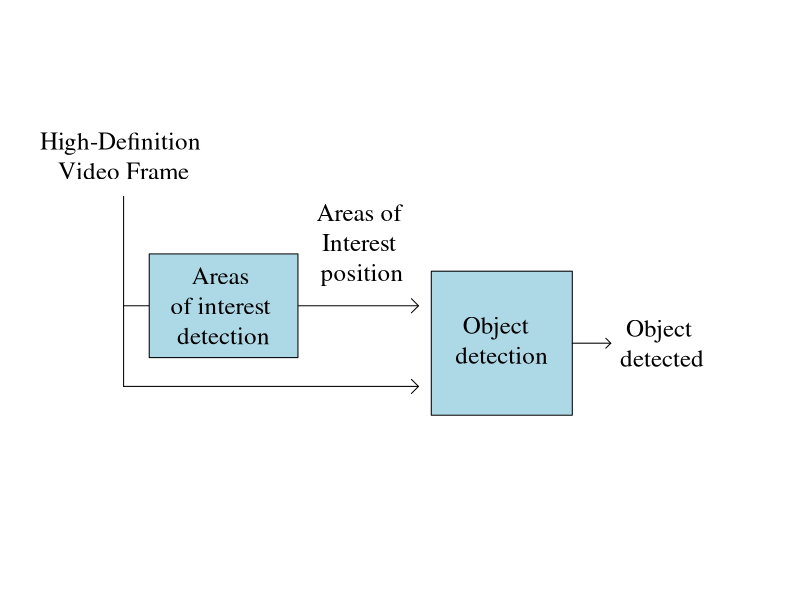
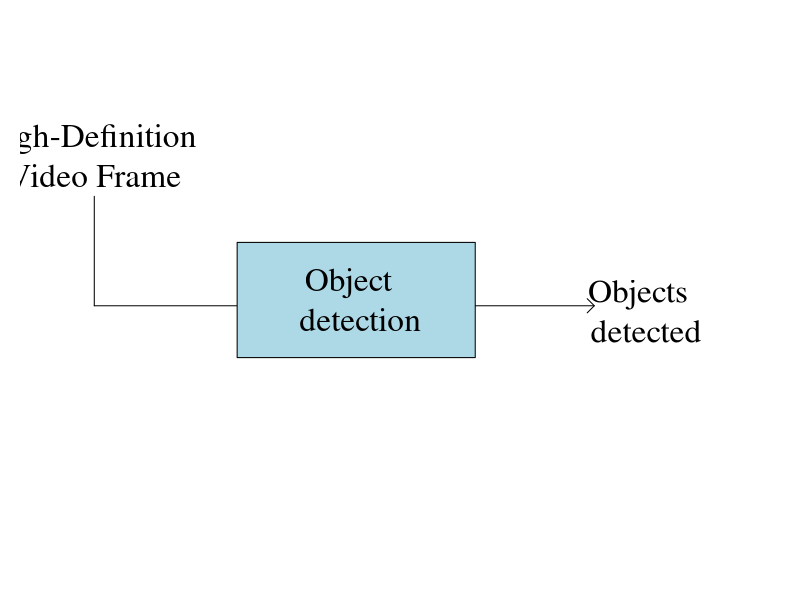
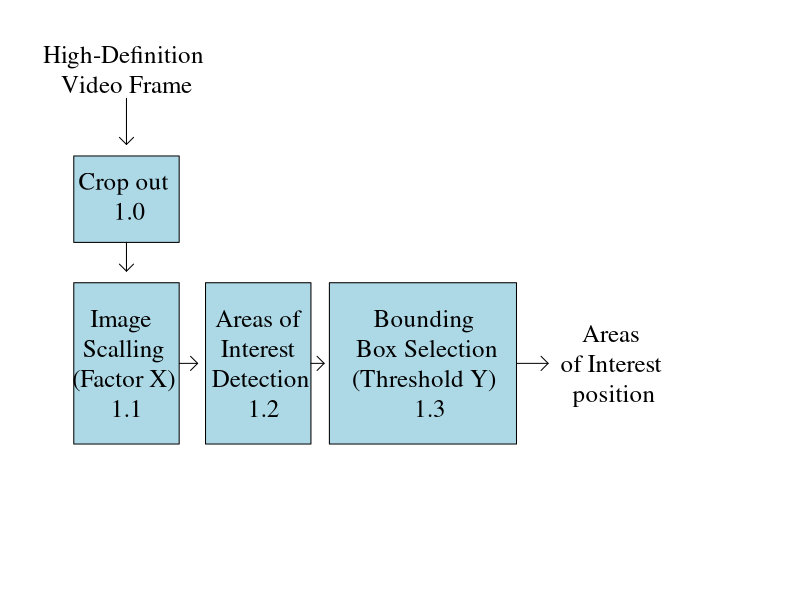
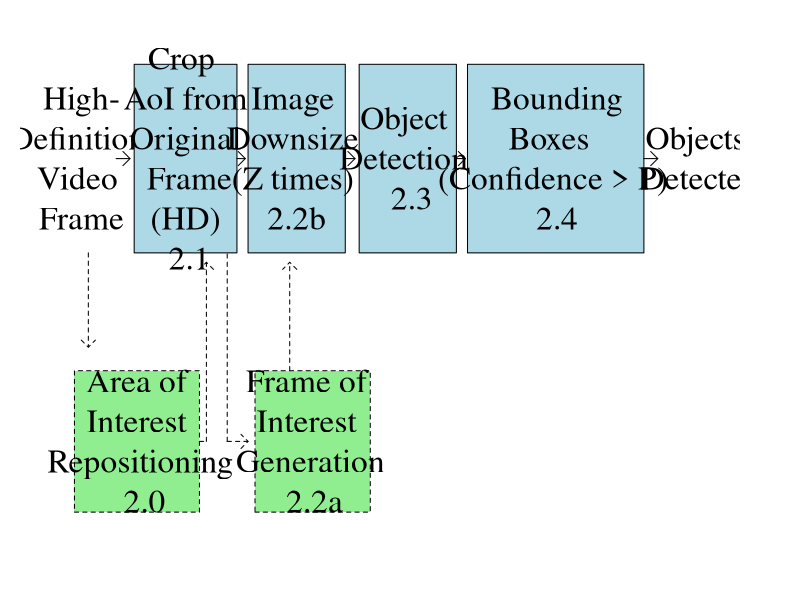
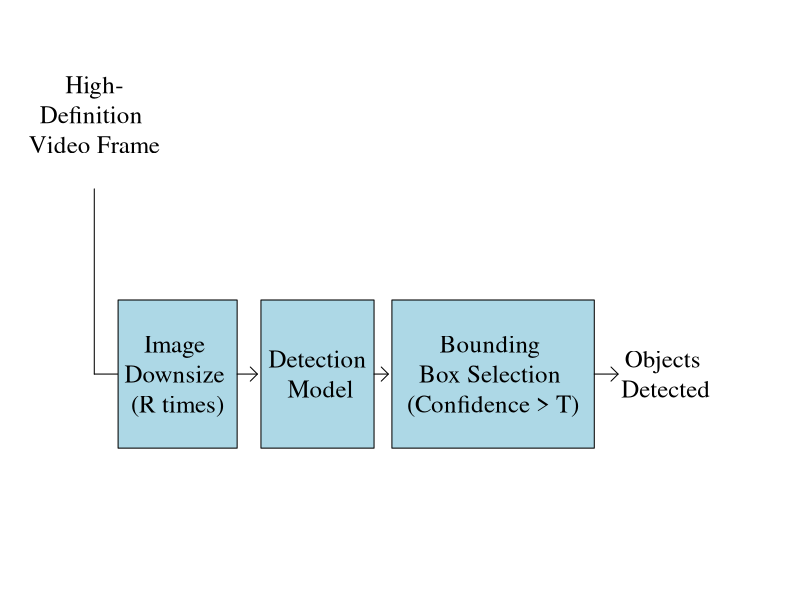
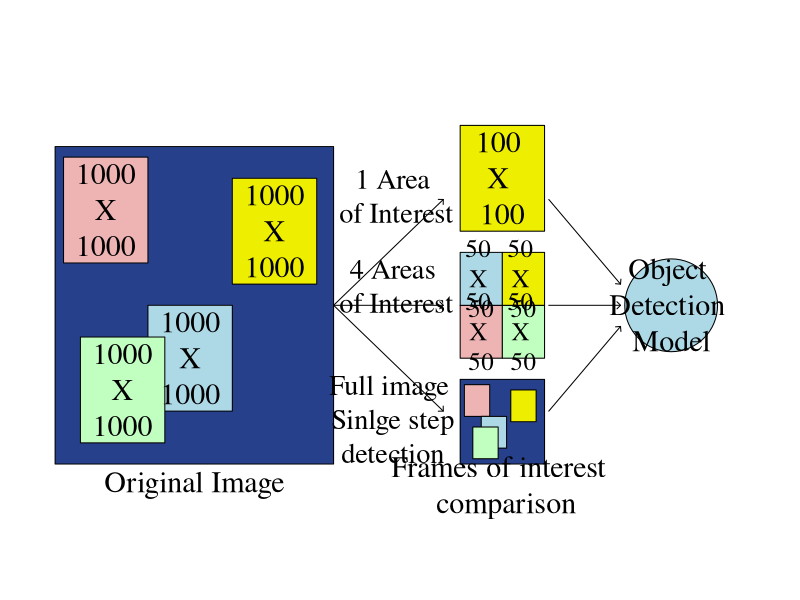
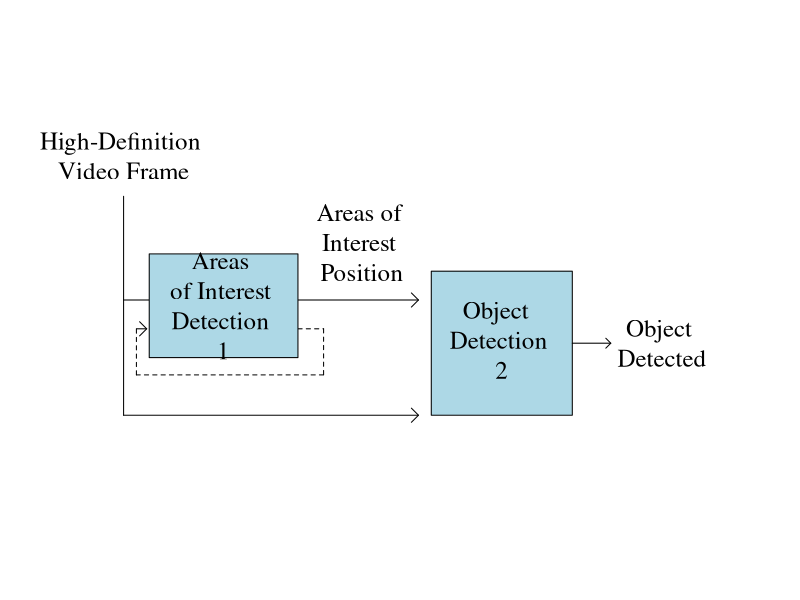

These figures' R source, in order: (Note: this script raises an error after producing the figures.)
par()$mar

############diagrama figura 1#########

jpeg ("Diagram.jpeg", width = 500)
par(mar= c(1, 1, 1, 3),bty="n", xaxt="n", family="serif", yaxt="n")
plot(x = c(-1,25), y = c(1,10), type="n", xlab = "",
     ylab="")
text("High-Definition \nVideo Frame", x=2, y = 8, cex= 1.5)
segments(2,7.3,y1=4)
arrows(x0 = 2, y0 = 5.4, x1 = 13.5, 
       col = "black", length = 0.1, angle = 45)
arrows(x0 = 2, y0 = 4, x1 = 13.5, 
       col = "black", length = 0.1, angle = 45)
rect(xleft=3, ybottom=4.5, xright=8.8, ytop=6.3, density = NULL, angle = 45,
     col = "lightblue", border = NULL, lty = par("lty"), lwd = par("lwd"))
text("Areas \nof interest \ndetection", x=5.9, y = 5.4, cex= 1.5)

text("Areas of \nInterest \nposition", x=11.3, y = 6.5, cex= 1.5)
rect(xleft=14, ybottom=3.5, xright=19.5, ytop=6, density = NULL, angle = 45,
     col = "lightblue", border = NULL, lty = par("lty"), lwd = par("lwd"))
text("Object  \ndetection", x=16.75, y = 4.8, cex= 1.5)
arrows(x0 = 19.5, y0 = 4.75, x1 = 21, 
       col = "black", length = 0.07, angle = 45)
text("Object \ndetected", x=23, y = 4.75, cex= 1.5)
dev.off()


############diagrama figura 2#########


jpeg ("Diagram2.jpeg", width = 900)
par(mar= c(1, 1, 1, 3),bty="n", xaxt="n", family="serif", yaxt="n")
plot(x = c(1,15), y = c(1,10), type="n", xlab = "",
     ylab="")
text("High-Definition \nVideo Frame", x=2, y = 8, cex= 2)
segments(2,7.3,y1=5.4)
arrows(x0 = 2, y0 = 5.4, x1 = 12.5, 
       col = "black", length = 0.1, angle = 45)
rect(xleft=5, ybottom=4.5, xright=10, ytop=6.5, density = NULL, angle = 45,
     col = "lightblue", border = NULL, lty = par("lty"), lwd = par("lwd"))
text("Object  \n detection", x=7.5, y = 5.5, cex= 2)
text("Objects \n detected", x=13.5, y = 5.3, cex= 2)
dev.off()

############diagrama figura 3#########
jpeg ("Diagram3.jpeg", width = 600)
par(mar= c(1, 1, 1, 2),bty="n", xaxt="n", 
    family="serif", yaxt="n")
plot(x = c(-1,25), y = c(1,10), 
     type="n", xlab = "",ylab="")
text("High-Definition \nVideo Frame", x=2, y = 9.5, cex= 1.5)
arrows(x0 = 2, y0 = 9, y1 = 8.2, 
       col = "black", length = 0.1, angle = 45)
rect(xleft=0, ybottom=6.5, xright=4, ytop=8, density = NULL, angle = 45,
     col = "lightblue", border = NULL, lty = par("lty"), lwd = par("lwd"))
arrows(x0 = 2, y0 = 6.5, y1 = 6, 
       col = "black", length = 0.1, angle = 45)
text("Crop out \n 1.0", x=2, y = 7.3, cex= 1.5)
arrows(x0 = 2, y0 = 4.4, x1 = 4.7, 
       col = "black", length = 0.1, angle = 45)
rect(xleft=0, ybottom=3, xright=4, ytop=5.8, density = NULL, angle = 45,
     col = "lightblue", border = NULL, lty = par("lty"), lwd = par("lwd"))
text("Image \n Scalling \n (Factor X) \n 1.1", 
     x=1.9, y = 4.4, cex= 1.5)
rect(xleft=5, ybottom=3, xright=9, ytop=5.8, density = NULL, angle = 45,
     col = "lightblue", border = NULL, lty = par("lty"), lwd = par("lwd"))
arrows(x0 = 9, y0 = 4.4, x1 = 9.5, 
       col = "black", length = 0.1, angle = 45)
text("Areas of \nInterest \n Detection \n 1.2", 
     x=7.1, y =  4.4, cex= 1.5)
rect(xleft=9.7, ybottom=3, xright=16.8, ytop=5.8, density = NULL, angle = 45,
     col = "lightblue", border = NULL, lty = par("lty"), lwd = par("lwd"))
text("Bounding \n Box Selection \n (Threshold Y)  \n 1.3", 
     x=13.4, y =  4.4, cex= 1.5)
arrows(x0 = 16.8, y0 = 4.4, x1 = 18, 
       col = "black", length = 0.1, angle = 45)
text("Areas \nof Interest \nposition", x=20.5, y = 4.4, cex= 1.5)
dev.off()



############diagrama figura 4#########

jpeg ("Diagram4.jpeg", height = 700, width = 900)
par(mar= c(1, 1, 1, 3),bty="n", xaxt="n", family="serif", yaxt="n")
plot(x = c(-3,45), y = c(1,12), type="n", xlab = "",
     ylab="")
text("High-\nDefinition \nVideo \nFrame", x=-0.5, y = 9.5, cex= 2)
arrows(x0 = 2, y0 = 9.5, x1 = 3, 
       col = "black", length = 0.1, angle = 45)
arrows(x0 = 0, y0 = 7.5, y1 = 5.5, 
       col = "black", length = 0.1, angle = 45,lty=2)
rect(xleft=3.3, ybottom=7.5, xright=10.7, ytop=11.5, density = NULL, angle = 45,
     col = "lightblue", border = NULL, lty = par("lty"), lwd = par("lwd"))
segments(10,3.5,y1=7.5, lty=2)
arrows(x0 = 10, y0 = 3.5, x1 = 11.5, 
       col = "black", length = 0.1, angle = 45, lty=2)
text("Crop \n AoI from \nOriginal\n Frame\n (HD) \n 2.1",
     x=7, y = 9.5, cex= 2)
arrows(x0 = 10.7, y0 = 9.5, x1 = 11.3, 
       col = "black", length = 0.1, angle = 45)
rect(xleft=11.5, ybottom=7.5, xright=18.5, ytop=11.5, density = NULL, angle = 45,
     col = "lightblue", border = NULL, lty = par("lty"), lwd = par("lwd"))
text("Image \nDownsize \n(Z times) \n2.2b",
     x=15, y = 9.5, cex= 2)
arrows(x0 = 18.5, y0 = 9.5, x1 = 19.2, 
       col = "black", length = 0.1, angle = 45)
rect(xleft=19.5, ybottom=7.5, xright=26.5, ytop=11.5, density = NULL, angle = 45,
     col = "lightblue", border = NULL, lty = par("lty"), lwd = par("lwd"))
text("Object \nDetection \n 2.3",
     x=23, y = 9.5, cex= 2)
arrows(x0 = 26.5, y0 = 9.5, x1 = 27.15, 
       col = "black", length = 0.1, angle = 45)
rect(xleft=27.3, ybottom=7.5, xright=40, ytop=11.5, density = NULL, angle = 45,
     col = "lightblue", border = NULL, lty = par("lty"), lwd = par("lwd"))
text(" Bounding \nBoxes  \n(Confidence > P) \n2.4",
     x=33.75, y = 9.5, cex= 2)
arrows(x0 = 40, y0 = 9.5, x1 = 41, 
       col = "black", length = 0.1, angle = 45)
rect(xleft=-1, ybottom=2, xright=8, ytop=5, density = NULL, angle = 45,
     col = "lightgreen", border = NULL, lty = 2, lwd = par("lwd"))
text("Area of \nInterest \n Repositioning \n 2.0",
     x=3.75, y = 3.5, cex= 2)
segments(8,3.5,x1=8.5, lty=2)
arrows(x0 = 8.5, y0 = 3.5, y1 = 7.3, 
       col = "black", length = 0.1, angle = 45,lty=2)
rect(xleft=12, ybottom=2, xright=20.3, ytop=5, density = NULL, angle = 45,
     col = "lightgreen", border = NULL, lty = 2, lwd = par("lwd"))
text("Frame of \nInterest \n Generation \n 2.2a",
     x=16, y = 3.5, cex= 2)
arrows(x0 = 14.5, y0 = 5, y1 = 7.3, 
       col = "black", length = 0.1, angle = 45,lty=2)
text("Objects \nDetected",
     x=44, y = 9.5, cex= 2)
dev.off()

############diagrama figura 5#########

jpeg ("diagram5.jpeg", width = 600)
par(mar= c(1, 1, 1, 3),bty="n", xaxt="n", 
    family="serif", yaxt="n")
plot(x = c(-1,55), y = c(1,8), type="n", xlab = "",
     ylab="")
text("High-\nDefinition \nVideo Frame", x=3, y = 7, cex= 1.5)
segments(3,3.5,y1=6)
arrows(x0 = 3, y0 = 3.5, x1 = 7.3, 
       col = "black", length = 0.1, angle = 45)
rect(xleft=5, ybottom=2.5, xright=15, ytop=4.5, density = NULL, angle = 45,
     col = "lightblue", border = NULL, lty = par("lty"), lwd = par("lwd"))
text("Image \nDownsize \n(R times)", x=10, y = 3.5, cex= 1.5)
arrows(x0 = 15, y0 = 3.5, x1 = 16.7, 
       col = "black", length = 0.1, angle = 45)
rect(xleft=17, ybottom=2.5, xright=26.5, ytop=4.5, density = NULL, angle = 45,
     col = "lightblue", border = NULL, lty = par("lty"), lwd = par("lwd"))
text("Detection \nModel", x=22, y = 3.5, cex= 1.5)
arrows(x0 = 26.5, y0 = 3.5, x1 = 27.7, 
       col = "black", length = 0.1, angle = 45)
rect(xleft=28, ybottom=2.5, xright=45, ytop=4.5, density = NULL, angle = 45,
     col = "lightblue", border = NULL, lty = par("lty"), lwd = par("lwd"))
text("Bounding \nBox Selection \n(Confidence > T)"
     , x=36.5, y = 3.5, cex= 1.5)
arrows(x0 = 45, y0 = 3.5, x1 = 47, 
       col = "black", length = 0.1, angle = 45)
text("Objects \nDetected"
     , x=51, y = 3.5, cex= 1.5)
dev.off()



############diagrama figura 6#########

jpeg ("diagram6.jpeg", width = 1000, height = 700)
par(mar= c(1, 1, 1, 3),bty="n", xaxt="n", family="serif", yaxt="n")
plot(x = c(1,80), y = c(1,50), type="n", xlab = "",
     ylab="")
rect(xleft=2, ybottom=10, xright=35, ytop=40, density = NULL, angle = 45,
     col = "royalblue4", border = NULL, lty = par("lty"), lwd = par("lwd"))
rect(xleft=3, ybottom=29, xright=13, ytop=39, density = NULL, angle = 45,
     col = "rosybrown2", border = NULL, lty = par("lty"), lwd = par("lwd"))
rect(xleft=13, ybottom=15, xright=23, ytop=25, density = NULL, angle = 45,
     col = "lightblue", border = NULL, lty = par("lty"), lwd = par("lwd"))
rect(xleft=5, ybottom=12, xright=15, ytop=22, density = NULL, angle = 45,
     col = "darkseagreen1", border = NULL, lty = par("lty"), lwd = par("lwd"))
rect(xleft=23, ybottom=27, xright=33, ytop=37, density = NULL, angle = 45,
     col = "yellow2", border = NULL, lty = par("lty"), lwd = par("lwd"))
text("1000\nX\n1000"
     , x=8, y = 34, cex= 1.8)
text("1000\nX\n1000"
     , x=28, y = 32, cex= 1.8)
text("1000\nX\n1000"
     , x=10, y = 17, cex= 1.8)
text("1000\nX\n1000"
     , x=18, y = 20, cex= 1.8)
text("Original Image", x=18.5, y=8, cex=1.8)
arrows(x0 = 35, y0 = 25, x1 = 48, y1= 35, 
       col = "black", length = 0.05, angle = 45)
arrows(x0 = 35, y0 = 25, x1 = 48,  
       col = "black", length = 0.05, angle = 45)
arrows(x0 = 35, y0 = 25, x1 = 48, y1= 15, 
       col = "black", length = 0.05, angle = 45)
rect(xleft=50, ybottom=32, xright=60, ytop=42, density = NULL, angle = 45,
     col = "yellow2", border = NULL, lty = par("lty"), lwd = par("lwd"))
text("100 \nX \n100"
     , x=55, y = 37, cex= 1.8)
rect(xleft=50, ybottom=20, xright=55, ytop=25, density = NULL, angle = 45,
     col = "rosybrown2", border = NULL, lty = par("lty"), lwd = par("lwd"))
rect(xleft=50, ybottom=25, xright=55, ytop=30, density = NULL, angle = 45,
     col = "lightblue", border = NULL, lty = par("lty"), lwd = par("lwd"))
rect(xleft=60, ybottom=20, xright=55, ytop=25, density = NULL, angle = 45,
     col = "darkseagreen1", border = NULL, lty = par("lty"), lwd = par("lwd"))
rect(xleft=60, ybottom=25, xright=55, ytop=30, density = NULL, angle = 45,
     col = "yellow2", border = NULL, lty = par("lty"), lwd = par("lwd"))
text("50 \nX \n50"
     , x=52.5, y = 22.5, cex= 1.5)
text("50 \nX \n50"
     , x=52.5, y = 27.5, cex= 1.5)
text("50 \nX \n50"
     , x=57.5, y = 22.5, cex= 1.5)
text("50 \nX \n50"
     , x=57.5, y = 27.5, cex= 1.5)
rect(xleft=50, ybottom=10, xright=60, ytop=18, density = NULL, angle = 45,
     col = "royalblue4", border = NULL, lty = par("lty"), lwd = par("lwd"))
rect(xleft=50.5, ybottom=14.5, xright=53.5, ytop=17.5, density = NULL, angle = 45,
     col = "rosybrown2", border = NULL, lty = par("lty"), lwd = par("lwd"))
rect(xleft=52.5, ybottom=11.5, xright=55.5, ytop=14.5, density = NULL, angle = 45,
     col = "lightblue", border = NULL, lty = par("lty"), lwd = par("lwd"))
rect(xleft=51.5, ybottom=10.5, xright=54.5, ytop=13.5, density = NULL, angle = 45,
     col = "darkseagreen1", border = NULL, lty = par("lty"), lwd = par("lwd"))
rect(xleft=56, ybottom=14, xright=59, ytop=17, density = NULL, angle = 45,
     col = "yellow2", border = NULL, lty = par("lty"), lwd = par("lwd"))
text("Frames of interest \n comparison"
     , x=55, y = 8, cex=1.8)
text("1 Area\n of Interest"
     , x=42, y = 35.3, cex= 1.7)
text("4 Areas\n of Interest"
     , x=42, y = 26.8, cex= 1.7)
text("Full image \n Sinlge step \ndetection"
     , x=42, y = 14.2, cex= 1.7)
arrows(x0 = 60.5, y0 = 15, x1 = 69, y1= 23, 
       col = "black", length = 0.05, angle = 45)
arrows(x0 = 60.5, y0 = 25, x1 = 69,  
       col = "black", length = 0.05, angle = 45)
arrows(x0 = 60.5, y0 = 35, x1 = 69, y1= 27, 
       col = "black", length = 0.05, angle = 45)
symbols(x = 75, y = 25, circles = 5.5, inches = FALSE,
        add = TRUE, 
        bg = "lightblue")
text("Object \nDetection \nModel"
     , x=75, y = 25, cex= 1.8)
dev.off()

############diagrama figura 7#########

jpeg ("Diagram7.jpeg", width = 600)
par(mar= c(1, 1, 1, 3),bty="n", xaxt="n", 
    family="serif", yaxt="n")
plot(x = c(-1,25), y = c(1,10), type="n", xlab = "",
     ylab="")
text("High-Definition \nVideo Frame", x=2, y = 8, cex= 1.5)
segments(2,7.3,y1=3.5)
segments(8.8,5,x1=9.8, lty = 2)
segments(9.8,5,y1=4.2, lty = 2)
segments(9.8,4.2,x1=2.5, lty = 2)
segments(2.5,4.2,y1=5, lty=2)
arrows(x0 = 2.5, y0 = 5, x1 = 2.9, 
       col = "black", length = 0.1, angle = 45)
arrows(x0 = 2, y0 = 3.5, x1 = 13.5, 
       col = "black", length = 0.1, angle = 45)
arrows(x0 = 2, y0 = 5.5, x1 = 13.5, 
       col = "black", length = 0.1, angle = 45)
rect(xleft=3, ybottom=4.5, xright=8.8, ytop=6.3, density = NULL, angle = 45,
     col = "lightblue", border = NULL, lty = par("lty"), lwd = par("lwd"))
text("Areas \nof Interest \nDetection \n1", x=5.9, y = 5.4, cex= 1.5)

text("Areas of \nInterest \nPosition", x=11.3, y = 6.5, cex= 1.5)
rect(xleft=14, ybottom=3.5, xright=19.5, ytop=6, density = NULL, angle = 45,
     col = "lightblue", border = NULL, lty = par("lty"), lwd = par("lwd"))
text("Object  \nDetection \n2", x=16.75, y = 4.8, cex= 1.5)
arrows(x0 = 19.5, y0 = 4.75, x1 = 21, 
       col = "black", length = 0.07, angle = 45)
text("Object \nDetected", x=23, y = 4.75, cex= 1.5)
dev.off()


all_c = colors()
str_subset(all_c, "blue")
(55+60)/2
(20+25)/2
